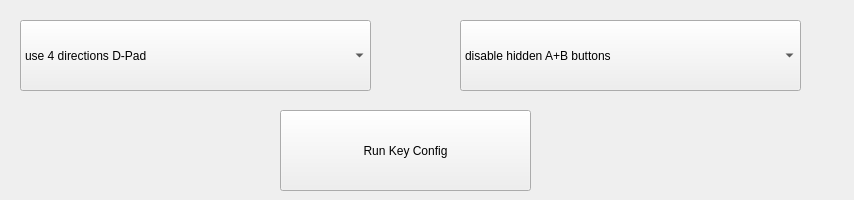
<?xml version="1.0" encoding="UTF-8"?>
<ui version="4.0">
 <class>controlsettingsClass</class>
 <widget class="QWidget" name="controlsettingsClass">
  <property name="geometry">
   <rect>
    <x>0</x>
    <y>0</y>
    <width>854</width>
    <height>200</height>
   </rect>
  </property>
  <property name="windowTitle">
   <string>controlsettings</string>
  </property>
  <widget class="QLabel" name="Controllabel">
   <property name="geometry">
    <rect>
     <x>0</x>
     <y>0</y>
     <width>854</width>
     <height>200</height>
    </rect>
   </property>
   <property name="styleSheet">
    <string notr="true"/>
   </property>
   <property name="text">
    <string/>
   </property>
  </widget>
  <widget class="QPushButton" name="keyconfigButton">
   <property name="geometry">
    <rect>
     <x>280</x>
     <y>110</y>
     <width>251</width>
     <height>81</height>
    </rect>
   </property>
   <property name="text">
    <string>Run Key Config</string>
   </property>
  </widget>
  <widget class="QComboBox" name="dpadSettings">
   <property name="geometry">
    <rect>
     <x>20</x>
     <y>20</y>
     <width>351</width>
     <height>71</height>
    </rect>
   </property>
   <item>
    <property name="text">
     <string>use 4 directions D-Pad</string>
    </property>
   </item>
   <item>
    <property name="text">
     <string>use 8 directions D-Pad</string>
    </property>
   </item>
  </widget>
  <widget class="QComboBox" name="buttonSettings">
   <property name="geometry">
    <rect>
     <x>460</x>
     <y>20</y>
     <width>341</width>
     <height>71</height>
    </rect>
   </property>
   <item>
    <property name="text">
     <string>disable hidden A+B buttons</string>
    </property>
   </item>
   <item>
    <property name="text">
     <string>enable hidden A+B buttons</string>
    </property>
   </item>
  </widget>
 </widget>
 <layoutdefault spacing="6" margin="11"/>
 <resources/>
 <connections/>
</ui>
